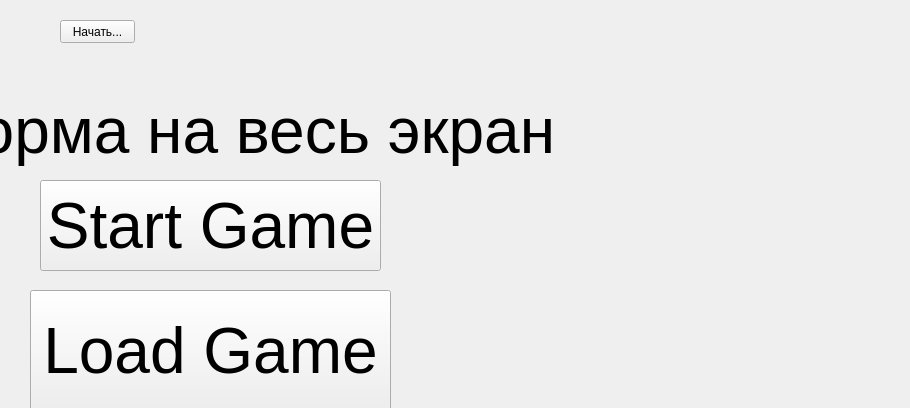
<?xml version="1.0" encoding="UTF-8"?>
<ui version="4.0">
 <class>MainWindow</class>
 <widget class="QMainWindow" name="MainWindow">
  <property name="geometry">
   <rect>
    <x>0</x>
    <y>0</y>
    <width>910</width>
    <height>408</height>
   </rect>
  </property>
  <property name="windowTitle">
   <string>MainWindow</string>
  </property>
  <widget class="QWidget" name="centralWidget">
   <widget class="QPushButton" name="beginButton">
    <property name="geometry">
     <rect>
      <x>60</x>
      <y>20</y>
      <width>75</width>
      <height>23</height>
     </rect>
    </property>
    <property name="text">
     <string>Начать...</string>
    </property>
   </widget>
   <widget class="QLabel" name="label">
    <property name="geometry">
     <rect>
      <x>-70</x>
      <y>40</y>
      <width>711</width>
      <height>181</height>
     </rect>
    </property>
    <property name="font">
     <font>
      <pointsize>48</pointsize>
     </font>
    </property>
    <property name="text">
     <string>Форма на весь экран</string>
    </property>
   </widget>
   <widget class="QPushButton" name="pushButton">
    <property name="geometry">
     <rect>
      <x>40</x>
      <y>180</y>
      <width>341</width>
      <height>91</height>
     </rect>
    </property>
    <property name="font">
     <font>
      <pointsize>48</pointsize>
     </font>
    </property>
    <property name="text">
     <string>Start Game</string>
    </property>
   </widget>
   <widget class="QPushButton" name="pushButton_2">
    <property name="geometry">
     <rect>
      <x>30</x>
      <y>290</y>
      <width>361</width>
      <height>121</height>
     </rect>
    </property>
    <property name="font">
     <font>
      <pointsize>48</pointsize>
     </font>
    </property>
    <property name="text">
     <string>Load Game</string>
    </property>
   </widget>
  </widget>
 </widget>
 <layoutdefault spacing="6" margin="11"/>
 <resources/>
 <connections/>
</ui>
